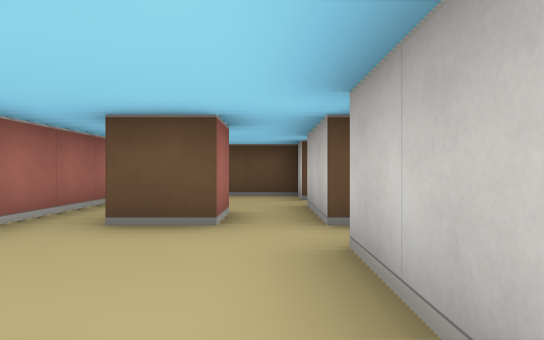
[1] (above)

14 first-person views from a walk through a cub3D ray-caster map. The camera is about half as high as the walls, looks level and sees 70° across. The floor is counted in squares. Each view is taken from the middle of a square. On the plan, view 1 faces up. The plan holds only what a view shows up to about 9 squares ahead; the rest is blank.

[2]
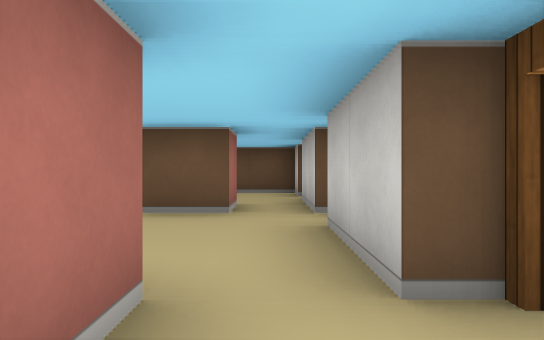

[3]
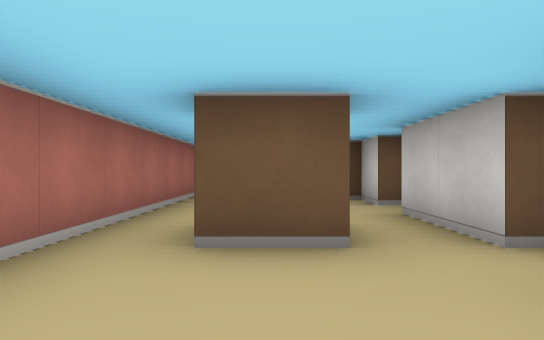

[4]
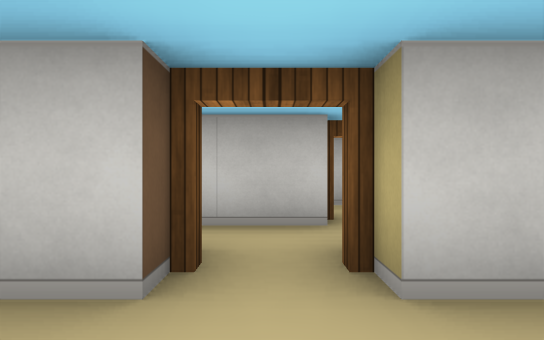

[5]
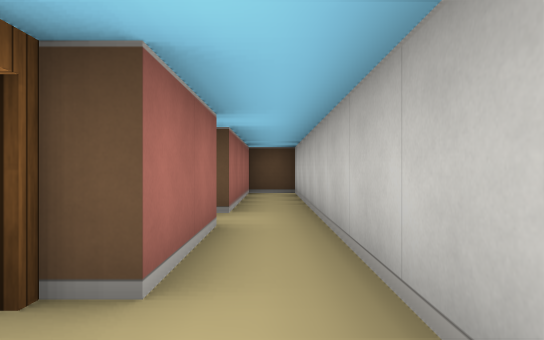

[6]
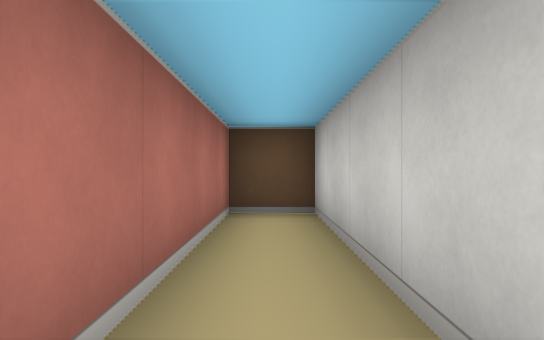

[7]
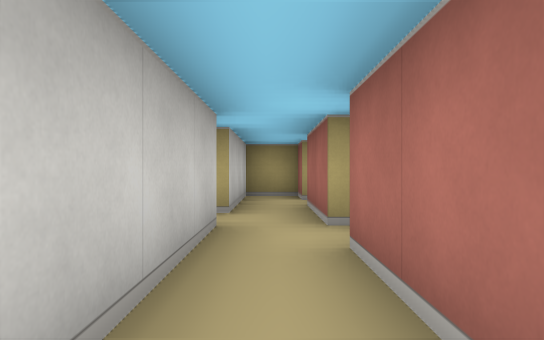

[8]
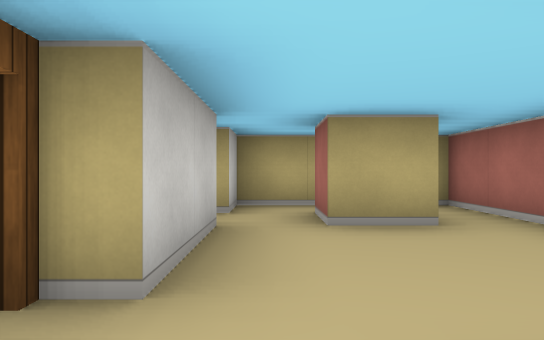

[9]
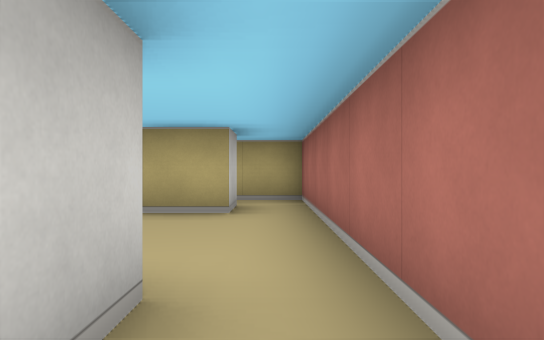

[10]
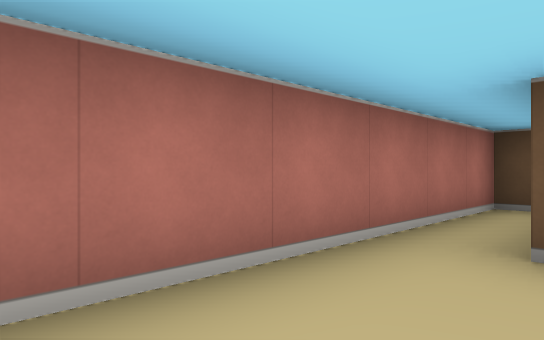

[11]
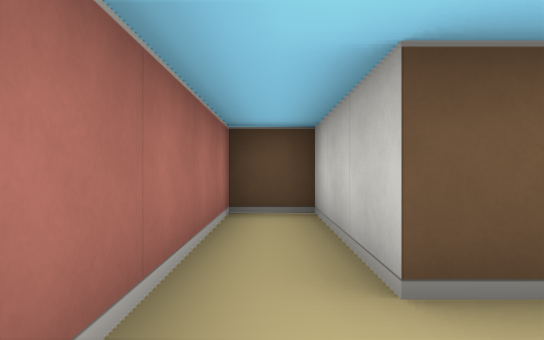

[12]
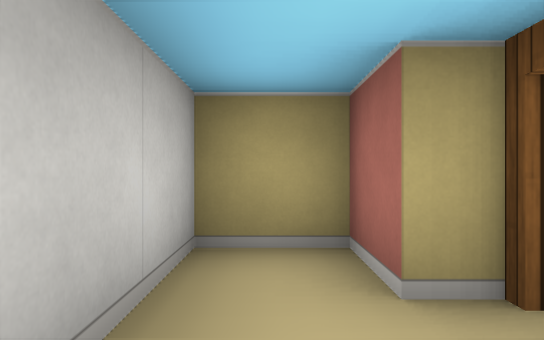

[13]
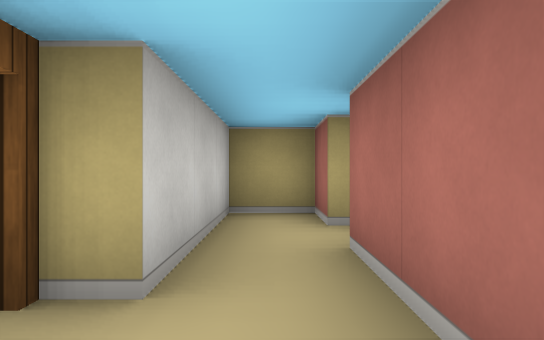

[14]
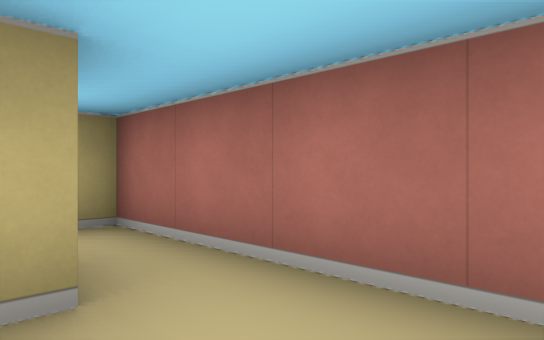

### Floor plan
Ten units are one square. View 1 is at (0, 0); x grows to the right and y downward. Boxes are objects, and circles mark ways between rooms. Rooms are numbered by the first view taken in them; rooms with no view inside come last. Other rooms are left out.
<svg viewBox="-30 -110 65 130">
<path fill="none" stroke="#000" d="M-5 -45 -5 -35 -15 -35 -15 -44M5 -35 5 -55M5 -5 5 -25M-15 5 -15 -5 -5 -5 -5 5M5 -65 5 -75 -15 -75 -15 -105 -25 -105 -25 15 5 15 5 5M15 -55 15 -35M15 -25 15 -5M25 -24 25 -105 15 -105 15 -65M15 5 15 15 25 15 25 -15"/>
<circle cx="10" cy="-30" r="3" fill="#2a7"/>
<circle cx="10" cy="-60" r="3" fill="#2a7"/>
<circle cx="10" cy="0" r="3" fill="#2a7"/>
<text x="-10" y="-30">1</text>
<text x="20" y="-50">2</text>
</svg>
Room 1 opens to room 2.

Where each view was taken, in squares from view 1:
view 1: 0 up, 0 right, facing up
view 2: 1 down, 0 right, facing up
view 3: 1 up, 1 left, facing up
view 4: 3 up, 1 left, facing right
view 5: 2 up, 2 right, facing up
view 6: 6 up, 2 right, facing up
view 7: 6 up, 2 right, facing down
view 8: 4 up, 0 right, facing down
view 9: 5 up, 2 left, facing down
view 10: 5 up, 1 left, facing up-left
view 11: 6 up, 2 left, facing up
view 12: 1 up, 2 right, facing down
view 13: 3 up, 2 right, facing down
view 14: 2 up, 1 left, facing down-left
